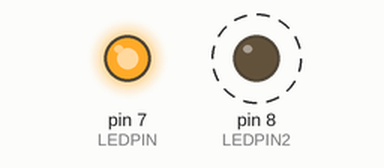
Recording of a sketch running on a simulated Arduino Uno, built with avr-gcc and run on an emulated ATmega328P. On the bench: output pins drawn as LEDs (lit = HIGH). Dashed ring = blinking.

Above: at 0.15 s.
At 3.0 s:
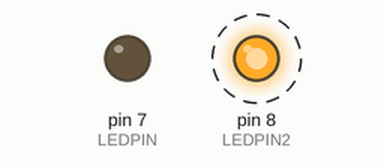
Timing chart, 0 to 4.0 s (numbered marks = the images above):
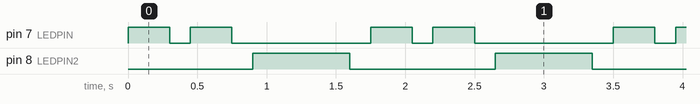

Measured:
- by itself, pin 7 (LEDPIN): repeats every 1.8 s: LOW 0.15 s, HIGH 0.30 s, LOW 1.0 s, HIGH 0.30 s
- by itself, pin 8 (LEDPIN2): alternates HIGH for 0.70 s and LOW for 1.1 s
- by itself, everything shown: repeats every 1.8 s, in 6 steps

The sketch:

day_2.ino
```cpp
int LEDPIN = 7;
int LEDPIN2 = 8;

void setup() {
  // put your setup code here, to run once:
  pinMode(LEDPIN, OUTPUT);
  pinMode(LEDPIN2, OUTPUT);

}

void loop() {
  // put your main code here, to run repeatedly:
  digitalWrite(LEDPIN, HIGH);
  delay(300);
  digitalWrite(LEDPIN, LOW);
  delay(150);
  digitalWrite(LEDPIN, HIGH);
  delay(300);
  digitalWrite(LEDPIN, LOW);
  delay(150);

  digitalWrite(LEDPIN2, HIGH);
  delay(700);
  digitalWrite(LEDPIN2, LOW);
  delay(150);

}
```
